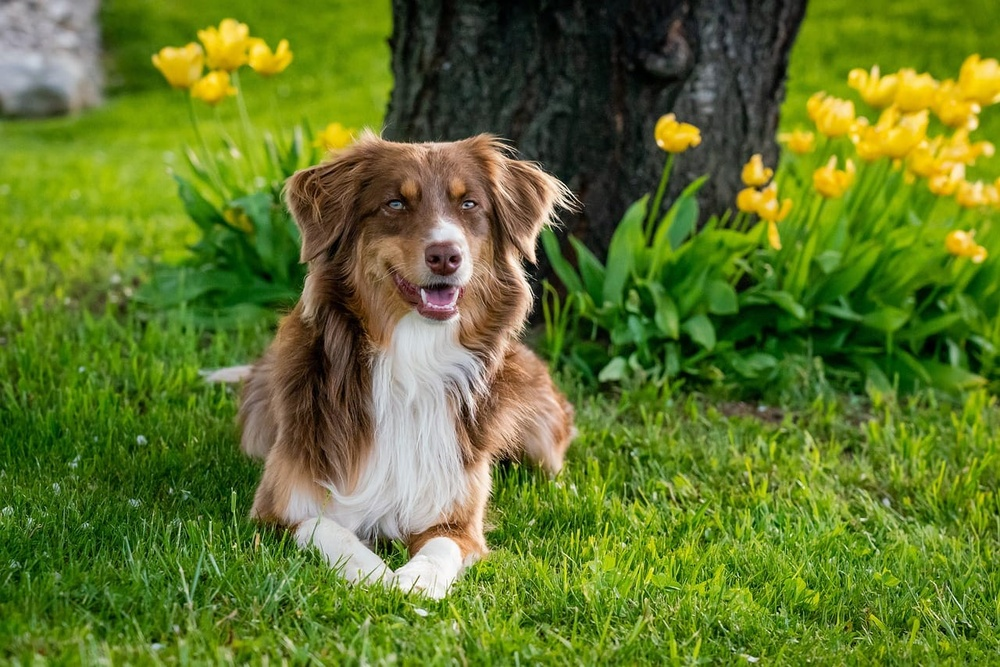
#> input picture Day 13/images/dog.jpg, 1000 x 667 px, shrunk from 1280 x 854 before the run
$ python -i imageProcessing.py   (imports and definitions only)
#> lines starting #> are read from the running program, lines starting #| are printed output that depends on the picture; after the words box and inside, x2 and y2 are one past the last pixel; in counts of white or black regions, pixels touching at a corner belong together
#> further down, picture is the input picture: shape (667, 1000, 3); mean B, G, R 41.7, 118.3, 97.4
import cv2


def preprocess(image):

    # Grayscale
    gray = cv2.cvtColor(
        image,
        cv2.COLOR_BGR2GRAY
    )
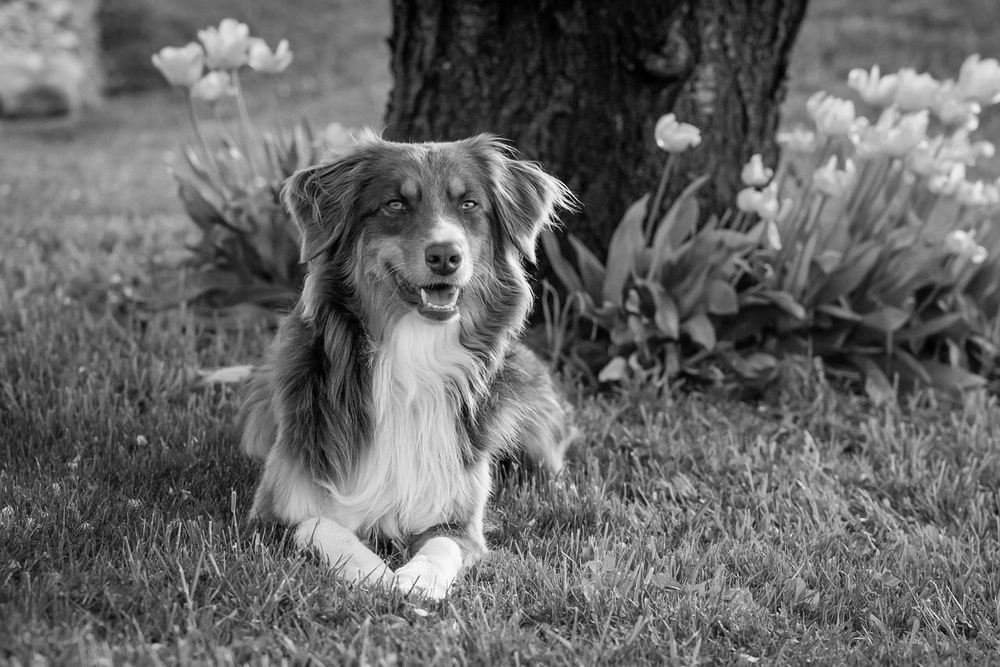
#> gray: shape (667, 1000); min 0, max 255, mean 103.3

    # Gaussian Blur
    blur = cv2.GaussianBlur(
        gray,
        (5, 5),
        0
    )

    # Canny Edge Detection
    edges = cv2.Canny(
        blur,
        50,
        150
    )
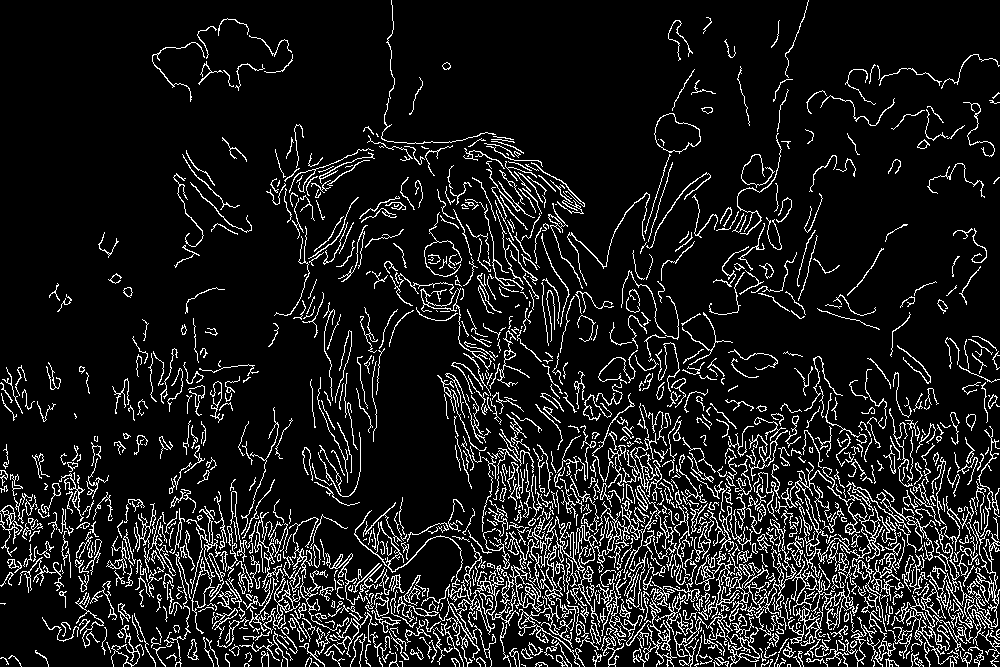
#> edges: shape (667, 1000); 10.7% white in thin lines or dots

    # Morphological Closing
    kernel = cv2.getStructuringElement(
        cv2.MORPH_RECT,
        (3, 3)
    )

    processed = cv2.morphologyEx(
        edges,
        cv2.MORPH_CLOSE,
        kernel
    )
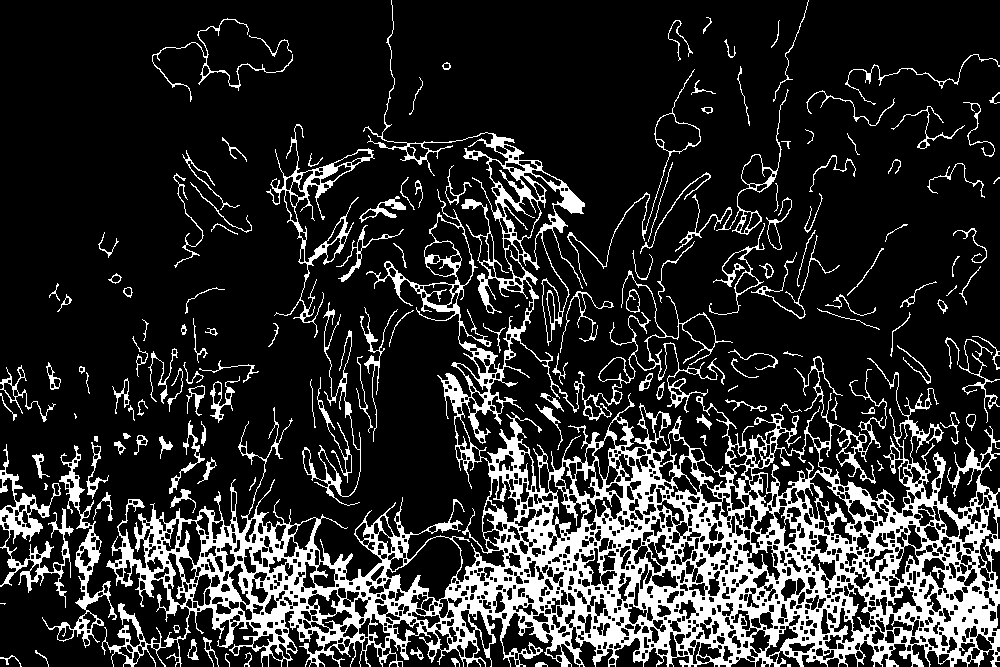
#> processed: shape (667, 1000); 17.5% white; 150 white regions (8 under 20 px), largest, box (x1, y1, x2, y2) and area: (101, 0, 1000, 667) 92466, (0, 444, 74, 608) 2604, (266, 124, 375, 338) 2268

    return processed

>>> import cv2
>>> picture = cv2.imread('../../Day 13/images/dog.jpg')
>>> result = preprocess(picture)

$ run again, on Day 13/images/street.jpg
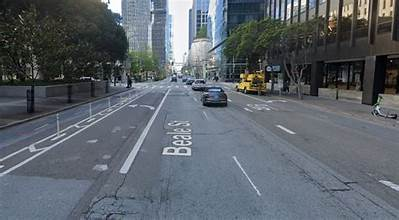
#> input picture Day 13/images/street.jpg, 399 x 220 px
#> picture is the input picture: shape (220, 399, 3); mean B, G, R 106.1, 99, 92.1
#> in preprocess, `edges = cv2.Canny( blur, 50, 150 )`:
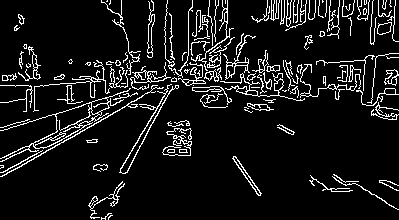
#> edges: shape (220, 399); 9.3% white in thin lines or dots
#> in preprocess, `processed = cv2.morphologyEx( edges, cv2.MORPH_CLOSE, kernel )`:
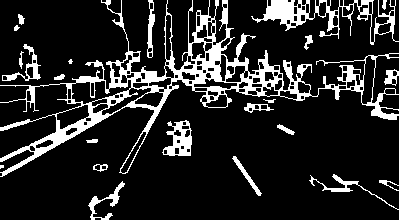
#> processed: shape (220, 399); 15.3% white; 23 white regions (2 under 20 px), largest, box (x1, y1, x2, y2) and area: (0, 0, 399, 177) 8857, (251, 0, 399, 45) 1741, (162, 120, 192, 156) 588
